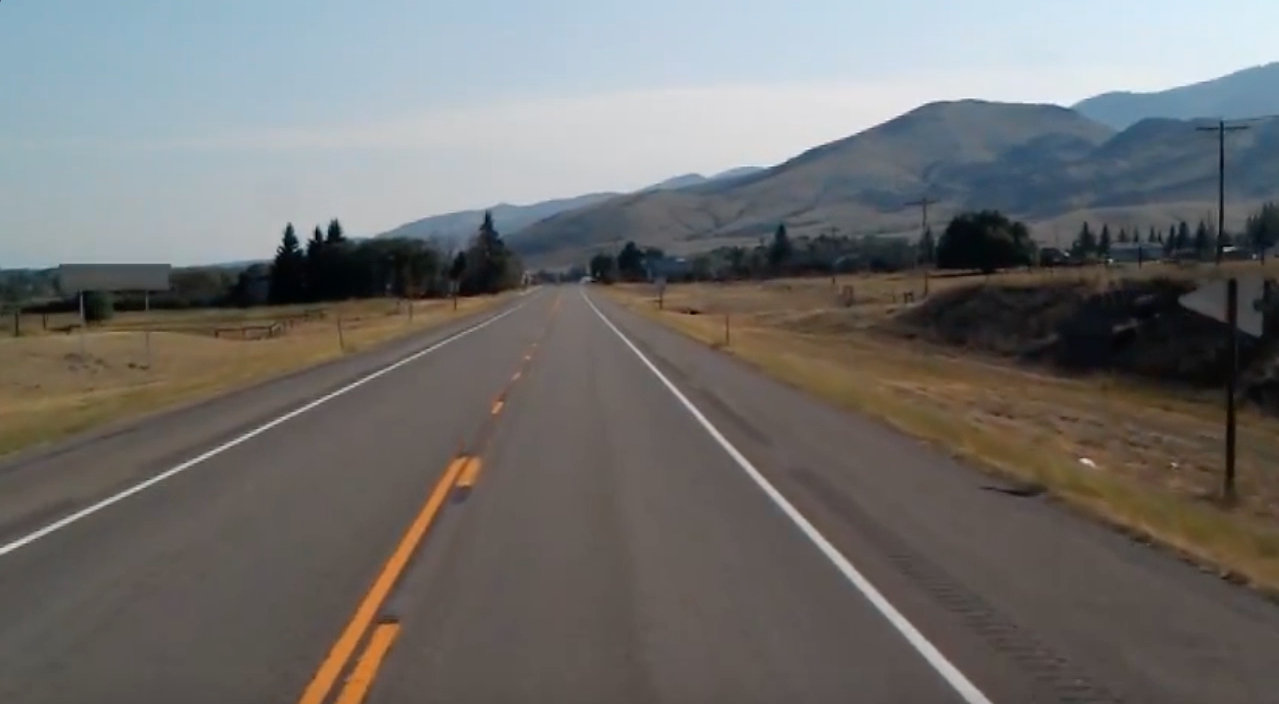
#> input picture result/canny-edge-filter/test_image.jpg, 1279 x 704 px
$ jupyter execute canny_filter.ipynb
#> lines starting #> are read from the running program, lines starting #| are printed output that depends on the picture
# **Canny edge detection is a multi-step algorithm that can detect edges with noise supressed at the same time. Smooth the image with a Gaussian filter to reduce noise and unwanted details and textures.**

[cell 1]
#import image processing libraries
import cv2
import numpy as np
from google.colab.patches import cv2_imshow

[cell 2]
### Load original image
image = cv2.imread("test_image.jpg")
#> image is the input picture: shape (704, 1279, 3); mean B, G, R 109.7, 111.3, 112.3
cv2_imshow(image)

[cell 3]
### define function for canny-edge filter
def canny(img):
    gray = cv2.cvtColor(img, cv2.COLOR_RGB2GRAY)
    kernel = 5
    blur = cv2.GaussianBlur(gray,(kernel, kernel),0)
    canny = cv2.Canny(gray, 50, 150)
    return canny

[cell 4]
### return gaussian blur to reduce noise in image
gray = cv2.cvtColor(image, cv2.COLOR_RGB2GRAY)
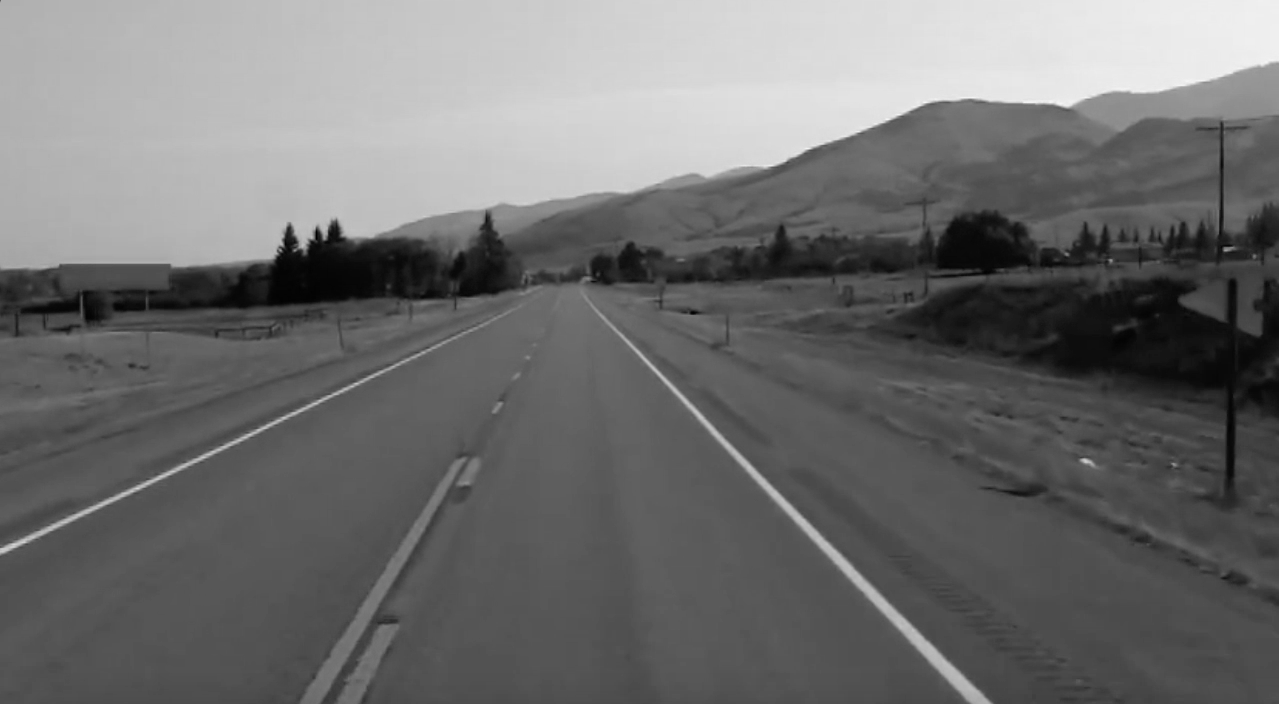
#> gray: shape (704, 1279); min 0, max 246, mean 110.9
kernel = 5
blur = cv2.GaussianBlur(gray,(kernel, kernel),0)
cv2_imshow(blur)

[cell 5]
### return edge filtered image output
image = cv2.imread("test_image.jpg")
lane_image = np.copy(image)
lane_canny = canny(lane_image)
#> in canny, `canny = cv2.Canny(gray, 50, 150)`:
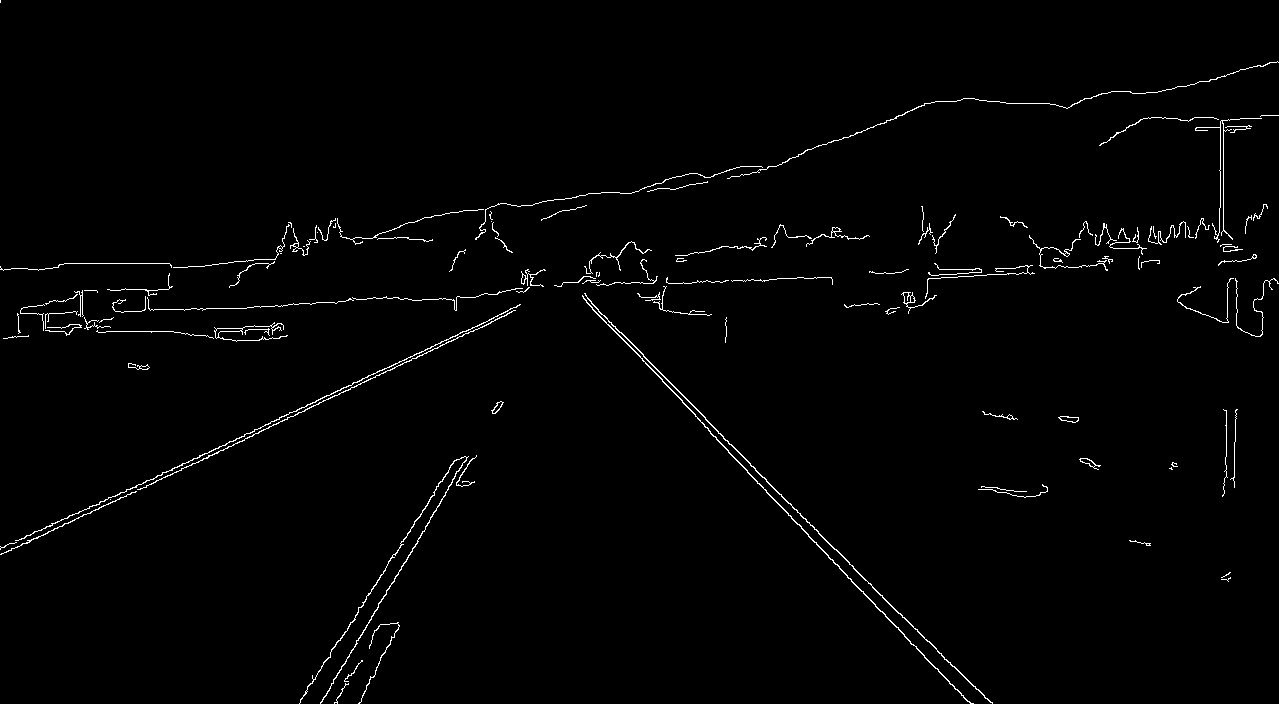
#> canny: shape (704, 1279); 1.3% white in thin lines or dots
